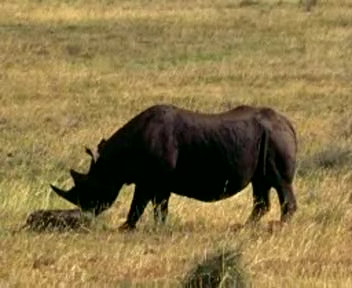
%> input picture Input/frame_51.png, 352 x 288 px; its folder holds 2 pictures in this run
$ octave run_FSTS.m   (GNU Octave 9; MATLAB toolbox functions it lacks are replaced by stand-ins)
%> lines starting %> are read from the running program, lines starting %| are printed output that depends on the picture
### patchUniformSampling.m
%% This code segments an image into n*n non-overlapping patches
%
% Input:    im - image
%           n - height and width of the patch
% Output:   lp - labelled image of patches
%           am - Adjeacency matrix of patches
%           pt - Patch attribute structure array with fields:
%                   L  - Mean L* value
%                   a  - Mean a* value
%                   b  - Mean b* value
%                   r  - Mean row value
%                   c  - Mean column value
%%
function [lp, am, pt] = patchUniformSampling(im, n)
if nargin<2
    n = 10; % Default height and width of the patch
end
% Constructing labelled non-overlapping patches
rows = round(size(im,1)/n);
cols = round(size(im,2)/n);
no_of_pt = rows*cols;
im = imresize(im,[rows*n,cols*n]);   % Resizing an image into dimension that is divisible by n

lp = zeros([size(im,1), size(im,2)]);   % Initializing labelled patches
pt = struct('L', cell(1,no_of_pt), 'a', cell(1,no_of_pt), 'b',  cell(1,no_of_pt), 'r', cell(1,no_of_pt), 'c', cell(1,no_of_pt));

k = 1;  % Label of the patches
for i = 1 : rows
    for j = 1 : cols
        lp(((i*n)-(n-1)):(i*n),((j*n)-(n-1)):(j*n)) = k;
        pt(k).r = (((i*n)-(n-1))+(i*n))/2;
        pt(k).c = (((j*n)-(n-1))+(j*n))/2;
        k = k+1;
    end
end

% Constructing adjacency matrix using labelled patches
[am] = regionadjacency(lp, 8);

% Abstracting each patch to calculate the average Lab and position xy
lab_image = rgb2lab(im);    % Corresponding Lab image of the input image
L_channel = lab_image(:,:,1);
a_channel = lab_image(:,:,2);
b_channel = lab_image(:,:,3);
for i = 1 : no_of_pt
    pt(i).L = mean(mean(L_channel(lp==i)));
    pt(i).a = mean(mean(a_channel(lp==i)));
    pt(i).b = mean(mean(b_channel(lp==i)));
end
end

### regionadjacency.m
% REGIONADJACENCY Computes adjacency matrix for image of labeled segmented regions
%
% Usage:  [Am, Al] = regionadjacency(L, connectivity)
%
% Arguments:  L - A region segmented image, such as might be produced by a
%                 graph cut or superpixel algorithm.  All pixels in each
%                 region are labeled by an integer.
%  connectivity - 8 or 4.  If not specified connectivity defaults to 8.
%
% Returns:   Am - An adjacency matrix indicating which labeled regions are
%                 adjacent to each other, that is, they share boundaries. Am
%                 is sparse to save memory.
%            Al - A cell array representing the adjacency list corresponding
%                 to Am.  Al{n} is an array of the region indices adjacent to
%                 region n.
%
% Regions with a label of 0 are not processed. They are considered to be
% 'background regions' that are not to be considered.  If you want to include
% these regions you should assign a new positive label to these areas using, say
% >> L(L==0) = max(L(:)) + 1;
%
% See also: CLEANUPREGIONS, RENUMBERREGIONS, SLIC

% Copyright (c) 2013 Peter Kovesi
% Centre for Exploration Targeting
% School of Earth and Environment
% The University of Western Australia
% peter.kovesi at uwa edu au
%
% Permission is hereby granted, free of charge, to any person obtaining a copy
% of this software and associated documentation files (the "Software"), to deal
% in the Software without restriction, subject to the following conditions:
%
% The above copyright notice and this permission notice shall be included in
% all copies or substantial portions of the Software.
%
% February 2013  Original version
% July     2013  Speed improvement in sparse matrix formation (4x)

function  [Am, varargout] = regionadjacency(L, connectivity)

    if ~exist('connectivity', 'var'), connectivity = 8; end
    [rows,cols] = size(L);

    % Identify the unique labels in the image, excluding 0 as a label.
    labels = setdiff(unique(L(:))',0);

    if isempty(labels)
        warning('There are no objects in the image')
        Am = [];
        Al = {};
        return
    end

    N = max(labels);    % Required size of adjacency matrix

    % Strategy:  Step through the labeled image.  For 8-connectedness inspect
    % pixels as follows and set the appropriate entries in the adjacency
    % matrix.
    %      x - o
    %    / | \
    %  o   o   o
    %
    % For 4-connectedness we only inspect the following pixels
    %      x - o
    %      |
    %      o
    %
    % Becuase the adjacency search looks 'forwards' a final OR operation is
    % performed on the adjacency matrix and its transpose to ensure
    % connectivity both ways.

    % Allocate vectors for forming row, col, value triplets used to construct
    % sparse matrix.  Forming these vectors first is faster than filling
    % entries directly into the sparse matrix
    i = zeros(rows*cols,1);  % row value
    j = zeros(rows*cols,1);  % col value
    s = zeros(rows*cols,1);  % value

    if connectivity == 8
        n = 1;
        for r = 1:rows-1

            % Handle pixels in 1st column
            i(n) = L(r,1); j(n) = L(r  ,2); s(n) = 1; n=n+1;
            i(n) = L(r,1); j(n) = L(r+1,1); s(n) = 1; n=n+1;
            i(n) = L(r,1); j(n) = L(r+1,2); s(n) = 1; n=n+1;

            % ... now the rest of the column
            for c = 2:cols-1
               i(n) = L(r,c); j(n) = L(r  ,c+1); s(n) = 1; n=n+1;
               i(n) = L(r,c); j(n) = L(r+1,c-1); s(n) = 1; n=n+1;
               i(n) = L(r,c); j(n) = L(r+1,c  ); s(n) = 1; n=n+1;
               i(n) = L(r,c); j(n) = L(r+1,c+1); s(n) = 1; n=n+1;
            end
        end

    elseif connectivity == 4
        n = 1;
        for r = 1:rows-1
            for c = 1:cols-1
                i(n) = L(r,c); j(n) = L(r  ,c+1); s(n) = 1; n=n+1;
                i(n) = L(r,c); j(n) = L(r+1,c  ); s(n) = 1; n=n+1;
            end
        end

    else
        error('Connectivity must be 4 or 8');
    end

    % Form the logical sparse adjacency matrix
    Am = logical(sparse(i, j, s, N, N));

    % Zero out the diagonal
    for r = 1:N
        Am(r,r) = 0;
    end

    % Ensure connectivity both ways for all regions.
    Am = Am | Am';

    % If an adjacency list is requested...
    if nargout == 2
        Al = cell(N,1);
        for r = 1:N
            Al{r} = find(Am(r,:));
        end
        varargout{1} = Al;
    end


### rgb2lab.m
% RGB2LAB - RGB to L*a*b* colour space
%
% Usage: Lab = rgb2lab(im)
%
% This function wraps up calls to MAKECFORM and APPLYCFORM in a conveenient
% form.  Note that if the image is of type uint8 this function casts it to
% double and divides by 255 so that the transformed image can have the
% proper negative values for a and b.  (If the image is left as uint8 MATLAB
% will shift the values into the range 0-255)
%
% See also: RGB2NRGB, RGB2CMYK

% Copyright (c) 2009 Peter Kovesi
% School of Computer Science & Software Engineering
% The University of Western Australia
% pk at csse uwa edu au
% http://www.csse.uwa.edu.au/

% PK May 2009

function Lab = rgb2lab(im)

    cform = makecform('srgb2lab');
    if strcmp(class(im),'uint8')
        im = double(im)/255;
    end
    Lab = applycform(im, cform);

### regionUniformSampling.m
%% This code clusters patches using uniform region sampling
% Input :
%       ls - labelled patches in image
%       sp - patch color and location
%       z - number of row and columns of the regions
% Output :
%       lc - labelled clusters in image
%       csp - clustered patches
%       sc - labels of patches
%%
function [lc, csp, sc] = regionUniformSampling(ls, sp, z)
% read color values of superpixels
no_of_sp = length(sp);    % Number of superpixels
no_of_reg = z^2;    % Number of uniform regions
super_pixel_position = zeros([no_of_sp,2]); % Creating a vector to represent position of each superpixel (x,y)
for i = 1 : no_of_sp
    super_pixel_position(i,1) = nearest(sp(1,i).r);    super_pixel_position(i,2) = nearest(sp(1,i).c);    % Assigning (x,y) position of each superpixel
end;
% Assigning boundaries of unform regions
region_position = zeros([no_of_reg,4]);
rows = size(ls,1)/z;
cols = size(ls,2)/z;
k = 1;
for i = 1 : z
    for j = 1 : z
        region_position(k,1) = nearest((i*rows)-(rows-1));
        region_position(k,2) = nearest(i*rows);
        region_position(k,3) = nearest((j*cols)-(cols-1));
        region_position(k,4) = nearest(j*cols);
        k = k+1;
    end
end
% assigning each patch into a region
sc = zeros([no_of_sp,1]);   % Clustered superpixels
for i = 1 : no_of_sp
    for j = 1 : no_of_reg
        if(super_pixel_position(i,1)>=region_position(j,1) && super_pixel_position(i,1)<=region_position(j,2) && ...
                super_pixel_position(i,2)>=region_position(j,3) && super_pixel_position(i,2)<=region_position(j,4))
            sc(i,1) = j ;
        end
    end
end

% assigning labels to the superpixel clusters
lc=ls;
for i = 1 : no_of_sp
lc(lc == i) = sc(i);
end
% save the superpixels in each cluster using cell array
csp = {};
for i = 1 : no_of_reg
    [temp] = find(sc==i);
    temp = transpose(temp); % inversion to make it row matrix
    csp(i) = {temp};
end
end

### run_FSTS.m
%% This code demonstrates the faster variant of the proposed spatiotemporal region detection algorithm - "FSTS"
% This code reads images from 'Input' folder, computes the temporal saliency and
% saves the saliency maps to 'Output' folder
clear all;clc;
fprintf('Input images are in the directory "Input". \n');
input_dir = dir('Input\');
tic;
im1 = imread('Input\frame_51.png'); % Video frame 1
%> im1 is the input picture: size 288x352x3 uint8; mean R, G, B 137, 117.1, 71.3
im2 = imread('Input\frame_52.png'); % Video frame 2
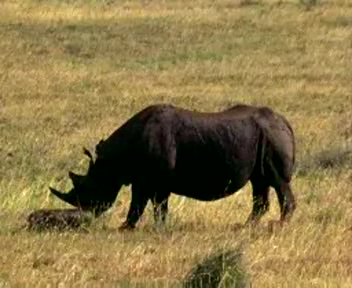
%> input picture Input/frame_52.png, 352 x 288 px
%> im2 is the input picture: size 288x352x3 uint8; mean R, G, B 138.5, 119, 72.2
height = size(im1,1); width = size(im1,2);
%> after `height = size(im1,1)`: height = 288
%> after `width = size(im1,2)`: width = 352
% Resize the image into maximum dimension of 400
if(max(size(im1))~=400)
   im1 = imresize(im1,(400/max(size(im1))));    im2 = imresize(im2,(400/max(size(im2))));
end
[ls, am, sp] = patchUniformSampling(im1, 15);   % Uniform patch segmentation
%> after the loop in patchUniformSampling, `for i = 1 : rows`:
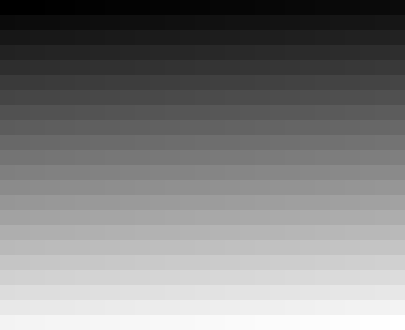
%> lp: size 330x405 double; min 1, max 594, mean 297.5; drawn with min black and max white
%> after the loop in regionadjacency, `for r = 1:N`:
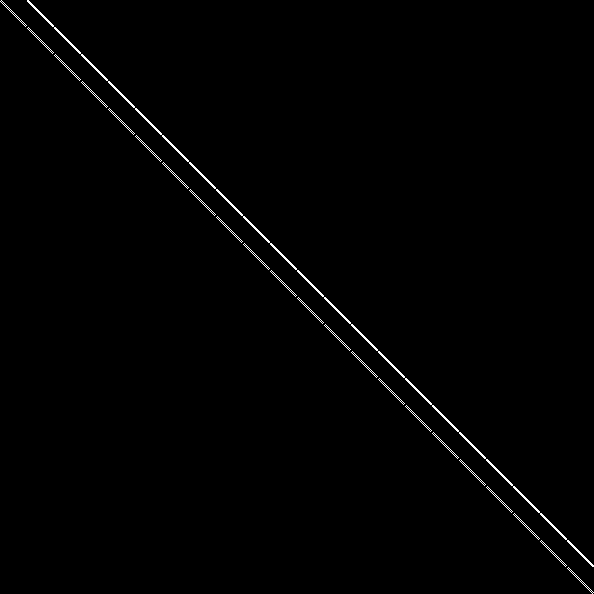
%> Am: size 594x594 logical; 0.79% white in thin lines or dots
%> in rgb2lab, `Lab = applycform(im, cform);`: Lab: size 330x405x3 double; mean of channels 1, 2, 3 49.6, 3.3, 27.3
%> in patchUniformSampling, `L_channel = lab_image(:,:,1);`:
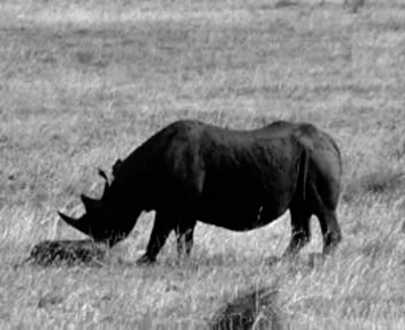
%> L_channel: size 330x405 double; min 0, max 95.86, mean 49.6; drawn with min black and max white
%> in patchUniformSampling, `a_channel = lab_image(:,:,2);`:
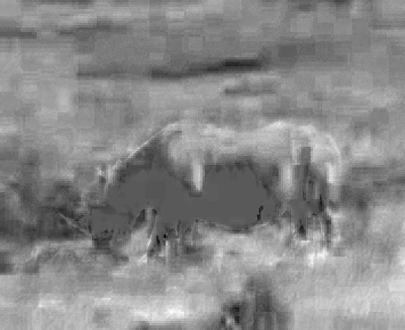
%> a_channel: size 330x405 double; min -10.39, max 15.04, mean 3.3; drawn with min black and max white
%> in patchUniformSampling, `b_channel = lab_image(:,:,3);`:
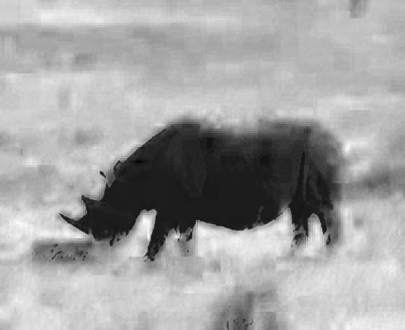
%> b_channel: size 330x405 double; min -4.27, max 44.92, mean 27.3; drawn with min black and max white
%> after the loop in patchUniformSampling, `for i = 1 : no_of_pt`: pt = 594 items; first 5, L, a, b, r and c: 66.99 5.19 35.89 8 8, 68.19 3.95 36.54 8 23, 64.79 3.7 36.92 8 38, 67.11 3.59 36.94 8 53, 68.84 3.14 38.05 8 68
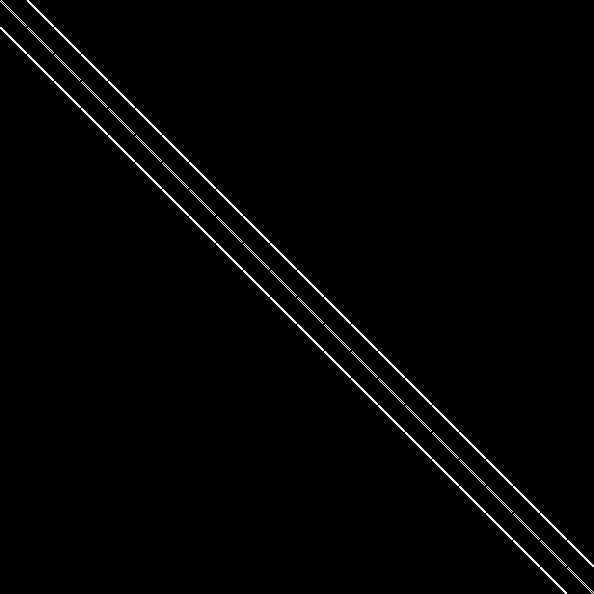
%> am: size 594x594 logical; 1.3% white in thin lines or dots
%> sp has the same summary as pt in patchUniformSampling
[lc, csp, sc] = regionUniformSampling(ls, sp, 2);  % Uniform region segmentation
%> in regionUniformSampling, `no_of_sp = length(sp);`: no_of_sp = 594
%> the loop in regionUniformSampling, `for i = 1 : no_of_sp` made 1 pass
%> the run ends on the next line
